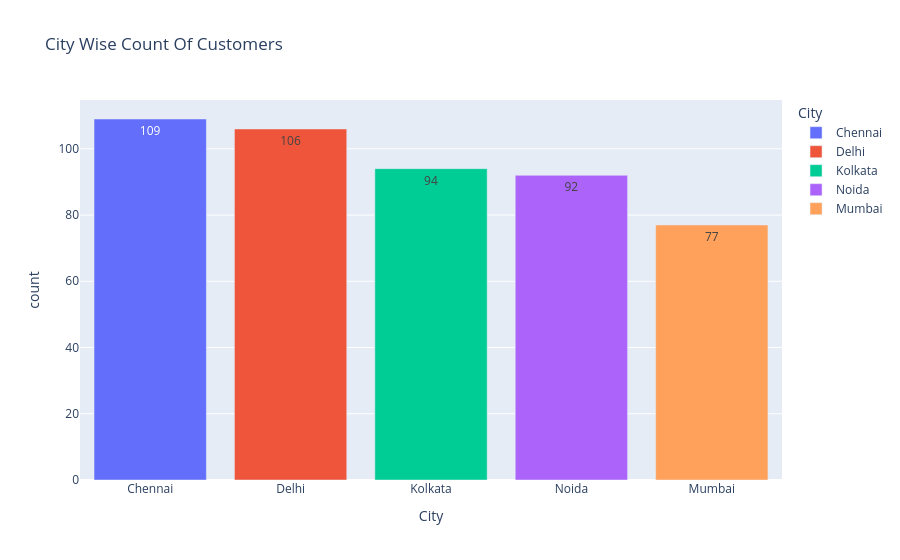

Notebook code for this chart:
### Code cell
fig = px.bar(data_frame=q2,x = 'City', y ='count',title='City Wise Count Of Customers',color='City',
             text='count')

fig.show()

### Figure 1 — Plotly figure (JSON) as saved in the notebook; plotly's stock layout.template omitted (floating-point values rounded to 4 significant figures)
{"data": [{"hovertemplate": "City=%{x}<br>count=%{text}<extra></extra>", "legendgroup": "Chennai", "marker": {"color": "#636efa", "pattern": {"shape": ""}}, "name": "Chennai", "orientation": "v", "showlegend": true, "text": [109.0], "textposition": "auto", "type": "bar", "x": ["Chennai"], "xaxis": "x", "y": [109], "yaxis": "y"}, {"hovertemplate": "City=%{x}<br>count=%{text}<extra></extra>", "legendgroup": "Delhi", "marker": {"color": "#EF553B", "pattern": {"shape": ""}}, "name": "Delhi", "orientation": "v", "showlegend": true, "text": [106.0], "textposition": "auto", "type": "bar", "x": ["Delhi"], "xaxis": "x", "y": [106], "yaxis": "y"}, {"hovertemplate": "City=%{x}<br>count=%{text}<extra></extra>", "legendgroup": "Kolkata", "marker": {"color": "#00cc96", "pattern": {"shape": ""}}, "name": "Kolkata", "orientation": "v", "showlegend": true, "text": [94.0], "textposition": "auto", "type": "bar", "x": ["Kolkata"], "xaxis": "x", "y": [94], "yaxis": "y"}, {"hovertemplate": "City=%{x}<br>count=%{text}<extra></extra>", "legendgroup": "Noida", "marker": {"color": "#ab63fa", "pattern": {"shape": ""}}, "name": "Noida", "orientation": "v", "showlegend": true, "text": [92.0], "textposition": "auto", "type": "bar", "x": ["Noida"], "xaxis": "x", "y": [92], "yaxis": "y"}, {"hovertemplate": "City=%{x}<br>count=%{text}<extra></extra>", "legendgroup": "Mumbai", "marker": {"color": "#FFA15A", "pattern": {"shape": ""}}, "name": "Mumbai", "orientation": "v", "showlegend": true, "text": [77.0], "textposition": "auto", "type": "bar", "x": ["Mumbai"], "xaxis": "x", "y": [77], "yaxis": "y"}], "layout": {"barmode": "relative", "legend": {"title": {"text": "City"}, "tracegroupgap": 0}, "title": {"text": "City Wise Count Of Customers"}, "xaxis": {"anchor": "y", "categoryarray": ["Chennai", "Delhi", "Kolkata", "Noida", "Mumbai"], "categoryorder": "array", "domain": [0, 1], "title": {"text": "City"}}, "yaxis": {"anchor": "x", "domain": [0, 1], "title": {"text": "count"}}}}
